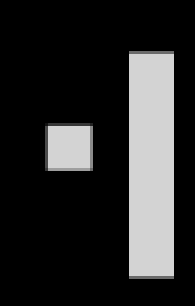
#> input picture scrP.png, 65 x 102 px (shown 3 times larger)
$ python optFlowEx.py   (older library calls are emulated)
#> lines starting #> are read from the running program, lines starting #| are printed output that depends on the picture; after the words box and inside, x2 and y2 are one past the last pixel; in counts of white or black regions, pixels touching at a corner belong together
import cv2
import numpy as np
import imutils

img = cv2.imread("scrP.png")
#> img is the input picture: shape (102, 65, 3); min 0, max 211, mean 43
cv2.imshow("Original image", img)

grayImg = cv2.cvtColor(img, cv2.COLOR_BGR2GRAY)
cv2.imshow("Gray image", grayImg)

ret, binImg = cv2.threshold(grayImg, 100, 255, cv2.THRESH_BINARY)
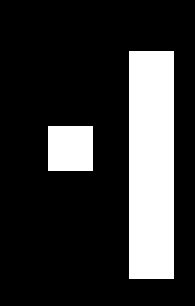
#> binImg: shape (102, 65) (shown 3 times larger); 20.6% white; 2 white regions
cv2.imshow("Binary image", binImg)

contours = cv2.findContours(binImg, cv2.RETR_TREE, cv2.CHAIN_APPROX_SIMPLE)
#> contours = 2 contours; box (x1, y1, x2, y2) and area: (43, 17, 58, 93) 1050, (16, 42, 31, 57) 196
contours = contours[0] if imutils.is_cv2() else contours[1]

print("Contours number found:", len(contours))
#| Contours number found: 2
iContours = 0
for contour in contours:
    cv2.drawContours(img, contours, iContours, (0, 255, 0))
    iContours += 1
#> this loop made 2 passes
#> (contour, iContours) on passes 1 to 2: ([[16, 42], [16, 56], [30, 56], [30, 42]], 1), ([[43, 17], [43, 92], [57, 92], [57, 17]], 2)
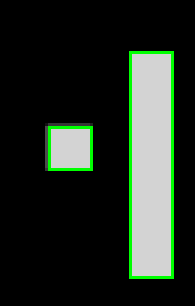
#> img: shape (102, 65, 3) (shown 3 times larger); 3.53% of pixels changed, all inside (x1, y1, x2, y2) = (16, 17, 58, 93)
#> after the loop, iContours = 2

cv2.imshow("Original image", img)

cv2.waitKey()
